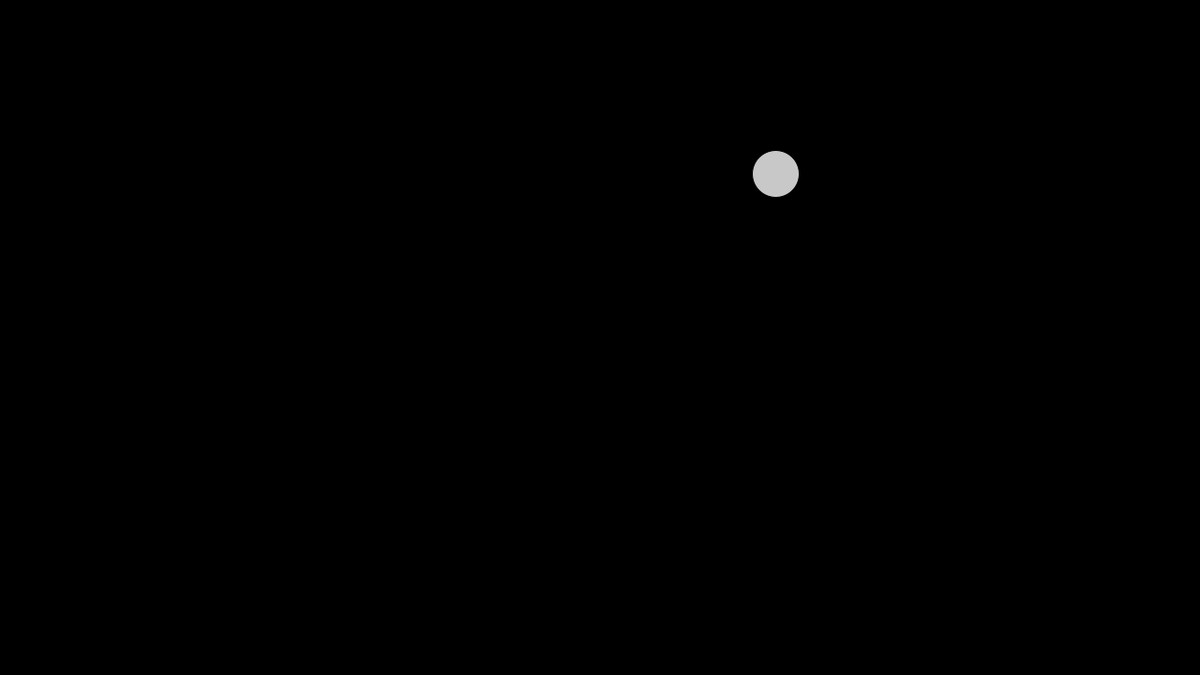
Frame 1 (no input)
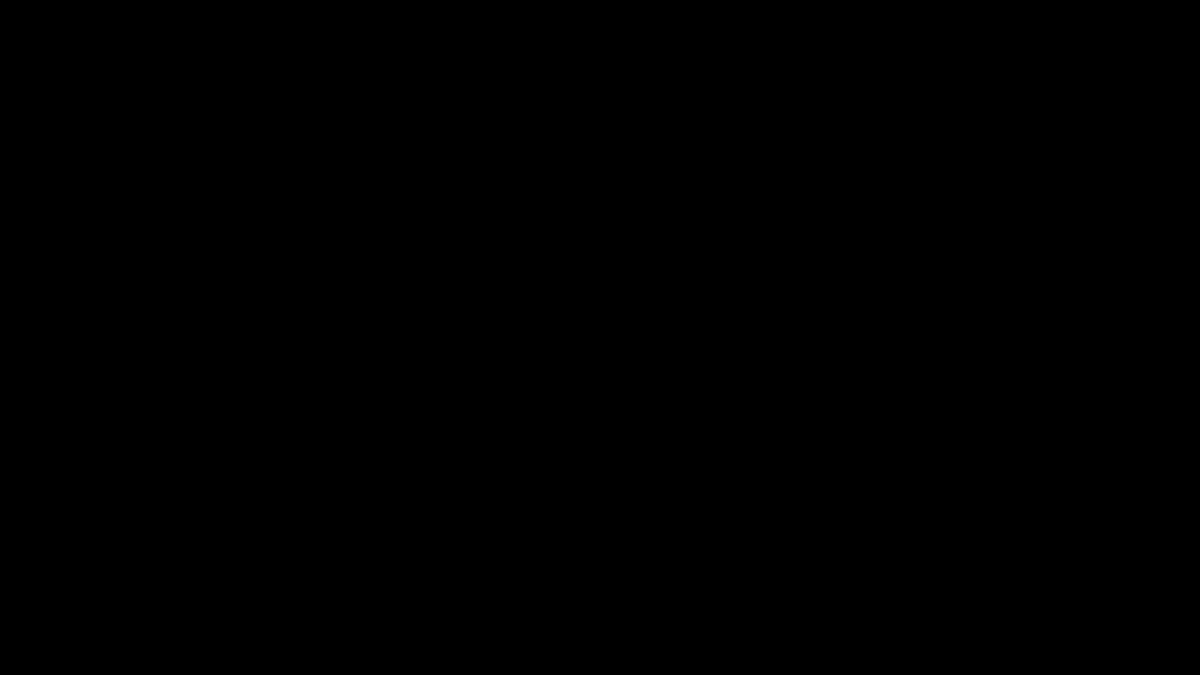
Frame 60 (the mouse pressed at the canvas centre just before this capture)
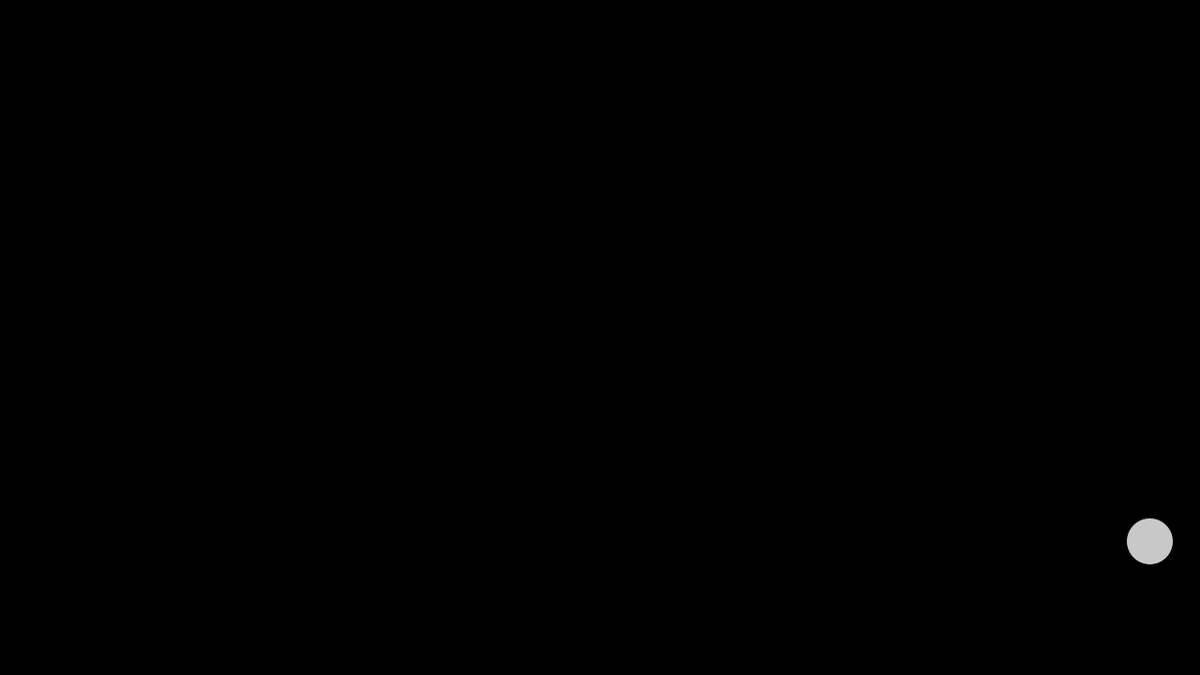
Frame 120 (the mouse held since frame 60 and released just before this capture)

The Processing sketch that drew these frames (run headless with seeded random() and noise(); from frame 60 on, the mouse is pressed at the canvas centre):

// Processing sketch: movingBall
// ── movingBall.pde
AgentMover M;

void setup(){
  M=new AgentMover();
  size(1280, 720);
  background(0);
}

void draw(){
  background(0);
  M.action();

}

// ── AgentMover.pde
int RADIUS_CIRCLE=50;
int LIMIT_VELOCITY=50;
int CONSTANT_ACC=2;

class AgentMover{
  PVector location, velocity, acceleration;
  
  AgentMover(){
    this.location= new PVector(random(0, width), random(0, height));
    this.velocity = new PVector(random(-2, 2), random(-2, 2));
    this.acceleration = new PVector(random(2), random(2));
  }
  void planning(){    
    PVector delta = new PVector(mouseX, mouseY);
    delta.sub(this.location);
    delta.normalize();
    delta.mult(CONSTANT_ACC);
    this.acceleration = delta;
    
    this.velocity.add(this.acceleration);
    this.velocity.limit(LIMIT_VELOCITY);
    this.location.add(this.velocity);
    
  }
  void action(){
    this.planning();
    fill(200);
    ellipse(this.location.x, this.location.y, RADIUS_CIRCLE, RADIUS_CIRCLE);
    
  
  }

}
